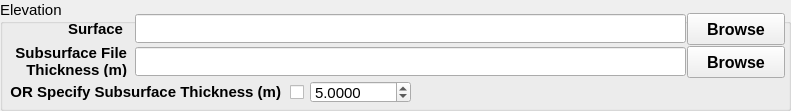
  <widget class="QGroupBox" name="groupBoxInput2">
   <property name="geometry">
    <rect>
     <x>0</x>
     <y>160</y>
     <width>791</width>
     <height>111</height>
    </rect>
   </property>
   <property name="font">
    <font>
     <family>Arial</family>
     <pointsize>11</pointsize>
    </font>
   </property>
   <property name="title">
    <string>Elevation</string>
   </property>
   <widget class="QPushButton" name="pushButtonSurfaceElevationFile">
    <property name="geometry">
     <rect>
      <x>687</x>
      <y>13</y>
      <width>98</width>
      <height>32</height>
     </rect>
    </property>
    <property name="font">
     <font>
      <pointsize>12</pointsize>
      <weight>75</weight>
      <bold>true</bold>
     </font>
    </property>
    <property name="text">
     <string>Browse</string>
    </property>
    <property name="checkable">
     <bool>false</bool>
    </property>
    <property name="autoDefault">
     <bool>false</bool>
    </property>
    <property name="flat">
     <bool>false</bool>
    </property>
   </widget>
   <widget class="QLabel" name="textLabel1_6">
    <property name="geometry">
     <rect>
      <x>12</x>
      <y>13</y>
      <width>111</width>
      <height>31</height>
     </rect>
    </property>
    <property name="font">
     <font>
      <family>Arial</family>
      <pointsize>11</pointsize>
      <weight>75</weight>
      <bold>true</bold>
     </font>
    </property>
    <property name="text">
     <string>Surface</string>
    </property>
    <property name="alignment">
     <set>Qt::AlignRight|Qt::AlignTrailing|Qt::AlignVCenter</set>
    </property>
   </widget>
   <widget class="QLineEdit" name="lineEditSurfaceElevationFile">
    <property name="geometry">
     <rect>
      <x>135</x>
      <y>14</y>
      <width>551</width>
      <height>29</height>
     </rect>
    </property>
    <property name="font">
     <font>
      <pointsize>11</pointsize>
      <weight>75</weight>
      <bold>true</bold>
     </font>
    </property>
   </widget>
   <widget class="QLineEdit" name="lineEditSubsurfaceThickness">
    <property name="geometry">
     <rect>
      <x>135</x>
      <y>47</y>
      <width>551</width>
      <height>29</height>
     </rect>
    </property>
    <property name="font">
     <font>
      <pointsize>11</pointsize>
      <weight>75</weight>
      <bold>true</bold>
     </font>
    </property>
   </widget>
   <widget class="QLabel" name="textLabelSubsurface">
    <property name="geometry">
     <rect>
      <x>16</x>
      <y>46</y>
      <width>111</width>
      <height>31</height>
     </rect>
    </property>
    <property name="font">
     <font>
      <family>Arial</family>
      <pointsize>11</pointsize>
      <weight>75</weight>
      <bold>true</bold>
     </font>
    </property>
    <property name="text">
     <string>Subsurface File
Thickness (m)</string>
    </property>
    <property name="alignment">
     <set>Qt::AlignRight|Qt::AlignTrailing|Qt::AlignVCenter</set>
    </property>
   </widget>
   <widget class="QPushButton" name="pushButtonSubsurfaceThickness">
    <property name="geometry">
     <rect>
      <x>687</x>
      <y>46</y>
      <width>98</width>
      <height>32</height>
     </rect>
    </property>
    <property name="font">
     <font>
      <pointsize>12</pointsize>
      <weight>75</weight>
      <bold>true</bold>
     </font>
    </property>
    <property name="text">
     <string>Browse</string>
    </property>
    <property name="checkable">
     <bool>false</bool>
    </property>
    <property name="autoDefault">
     <bool>false</bool>
    </property>
    <property name="flat">
     <bool>false</bool>
    </property>
   </widget>
   <widget class="QCheckBox" name="checkBoxSubsurfaceThickness">
    <property name="geometry">
     <rect>
      <x>290</x>
      <y>81</y>
      <width>16</width>
      <height>23</height>
     </rect>
    </property>
    <property name="text">
     <string/>
    </property>
   </widget>
   <widget class="QDoubleSpinBox" name="doubleSpinBoxSubSurface">
    <property name="geometry">
     <rect>
      <x>310</x>
      <y>81</y>
      <width>101</width>
      <height>22</height>
     </rect>
    </property>
    <property name="decimals">
     <number>4</number>
    </property>
    <property name="maximum">
     <double>10000.000000000000000</double>
    </property>
    <property name="value">
     <double>5.000000000000000</double>
    </property>
   </widget>
   <widget class="QLabel" name="textLabelSubsurface_2">
    <property name="geometry">
     <rect>
      <x>0</x>
      <y>76</y>
      <width>281</width>
      <height>31</height>
     </rect>
    </property>
    <property name="font">
     <font>
      <family>Arial</family>
      <pointsize>11</pointsize>
      <weight>75</weight>
      <bold>true</bold>
     </font>
    </property>
    <property name="text">
     <string>OR Specify Subsurface Thickness (m)</string>
    </property>
    <property name="alignment">
     <set>Qt::AlignRight|Qt::AlignTrailing|Qt::AlignVCenter</set>
    </property>
   </widget>
  </widget>
